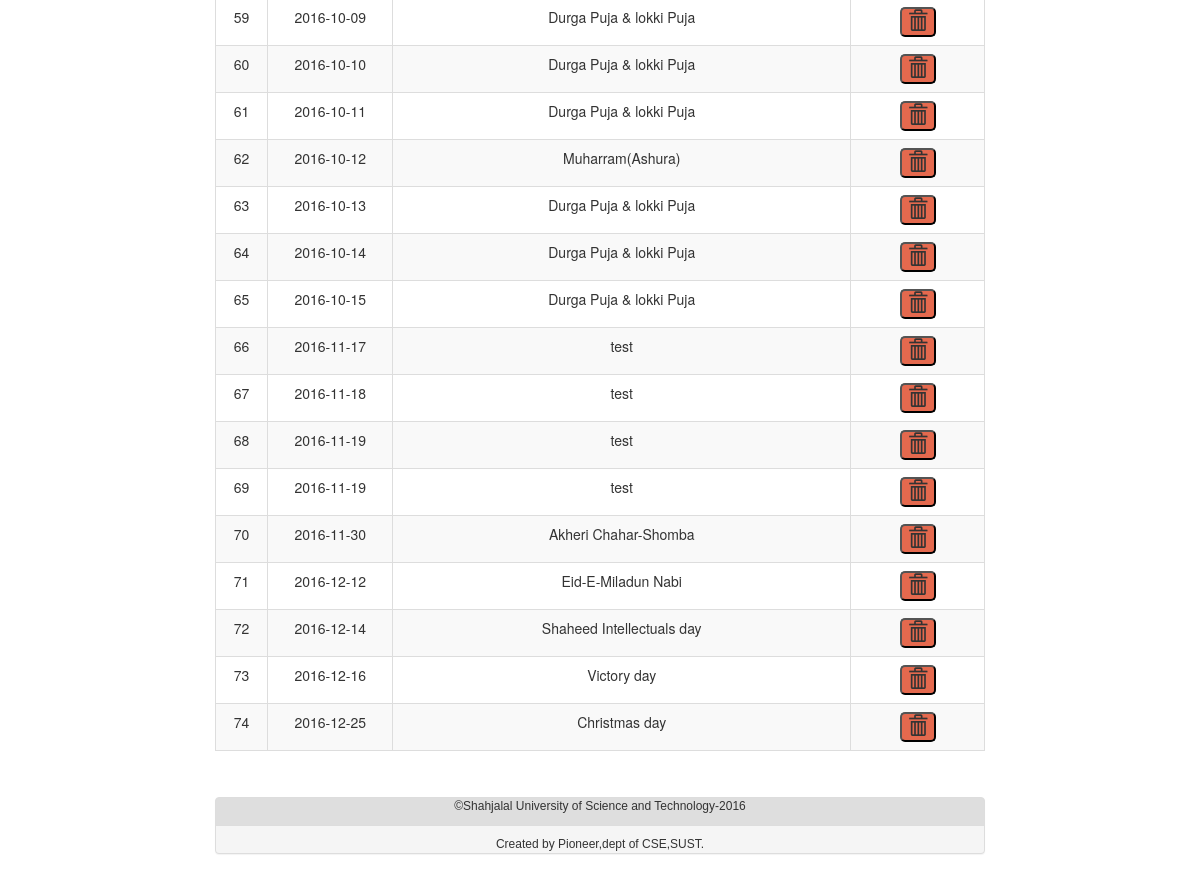
Before: /view.php (signed in, lower part) with the older database file.
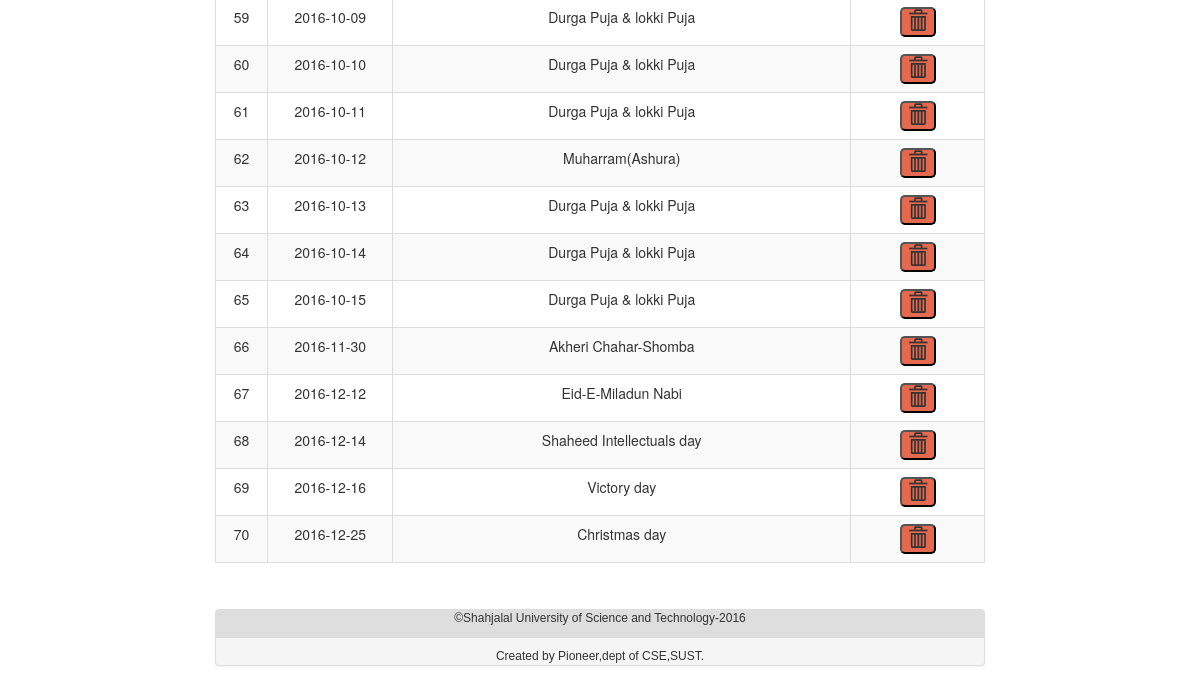
After: the same page with the newer database file.
### tables this page shows
CREATE TABLE `sust_student` (
  `user_id1` int(11) NOT NULL,
  `date` date NOT NULL,
  `event` varchar(200) NOT NULL,
  `category1` varchar(100) NOT NULL DEFAULT '1'
);

### view.php (the view, shortened to what this page needs)
<!DOCTYPE html>
<html>
<head>
	<link rel="stylesheet" href="https://maxcdn.bootstrapcdn.com/bootstrap/3.3.7/css/bootstrap.min.css">
</head>
<body>
			<br><br><br><div id="container">
				<div class="col-sm-offset-2 col-md-8">
					<br><br>
				<table class="table table-striped table-hover table-bordered" style="text-align: center;">
					<?php
					$i=0;
					$sql="SELECT * FROM `sust_student` ORDER BY date ASC";
					$result_set=mysql_query($sql);
					while($row=mysql_fetch_array($result_set))
					{
						?>
						<tr>
							<td><?php echo $i+=1; ?></td>
							<td><?php echo $row['date'] ?></td>
							<td><?php echo $row['event'] ?></td>
							<td>
								<form action='delete.php?id=<?php echo $row['user_id1'];?>' method="post">
									<button type="submit" value="Delete" onclick="return confirm('Are you sure you want to delete this event?');" name="submit" style="background-color: #E4694E;border-radius:5px;">
										<span class="glyphicon glyphicon-trash"></span>
									</button>
								</form>
							</td>
							</tr>
							<?php
						}
						?>
					</table>
					<section class="panel panel-default text-center" style="margin-top:6%;Background: #DEDEDE;
					font-family: arial;
					font-size: 12px;
					padding: 0px;">
					<p>&copy;Shahjalal University of Science and Technology-<?php echo date("Y");?></p>
					<div class="panel-footer" style="padding-bottom: 0%;">Created by Pioneer,dept of CSE,SUST.</div>
				</section>
			</div>
		</div>
	</body>
	</html>

Changed rows visible on the page:
removed sust_student: i "66", date "2016-11-17", event "test"
removed sust_student: i "67", date "2016-11-18", event "test"
removed sust_student: i "68", date "2016-11-19", event "test"
removed sust_student: i "69", date "2016-11-19", event "test"
computed for sust_student "Akheri Chahar-Shomba": i "70" → "66"
computed for sust_student "Eid-E-Miladun Nabi": i "71" → "67"
computed for sust_student "Shaheed Intellectuals day": i "72" → "68"
computed for sust_student "Victory day": i "73" → "69"
computed for sust_student "Christmas day": i "74" → "70"
